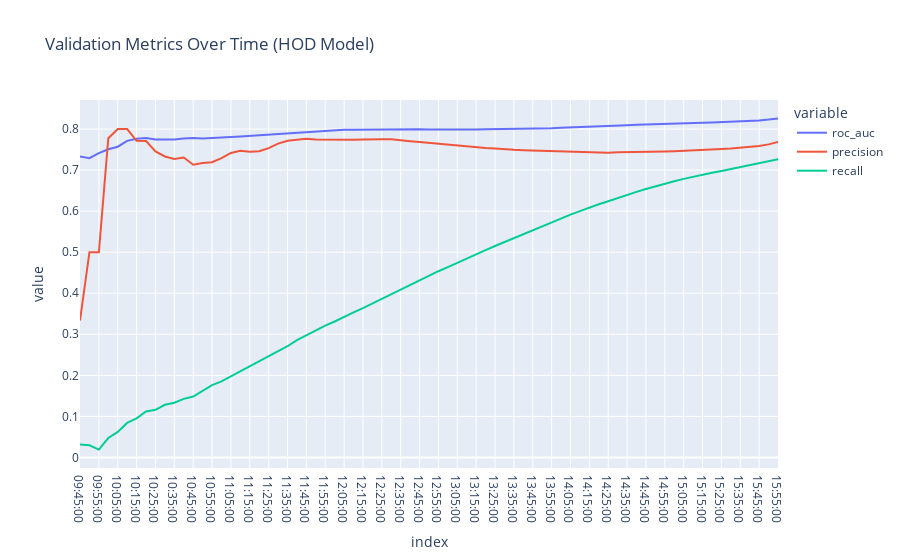

Source (notebook cell):
### Code cell
import datetime
import plotly.express as px


time_range = [datetime.time(hour, minute) for hour in range(9, 16) for minute in range(0, 60, 5)]
time_range = [x for x in time_range if x >= datetime.time(9,45)]
df_val = pd.DataFrame()
for t in time_range:
    X_val = X_test.loc[X_test['time'] <= t].copy()
    y_val = y_test.loc[X_val.index, 'hod_in'].copy()

    y_pred_val = pipeline.predict_proba(X_val)[:,-1]

    df_val.loc[t, [
        'roc_auc',
        'precision',
        'recall'
    ]] =  roc_auc_score(y_val, y_pred_val), precision_score(y_val, y_pred_val > 0.5), recall_score(y_val, y_pred_val > 0.5)


fig = px.line(df_val, title='Validation Metrics Over Time (HOD Model)')
fig.show()
